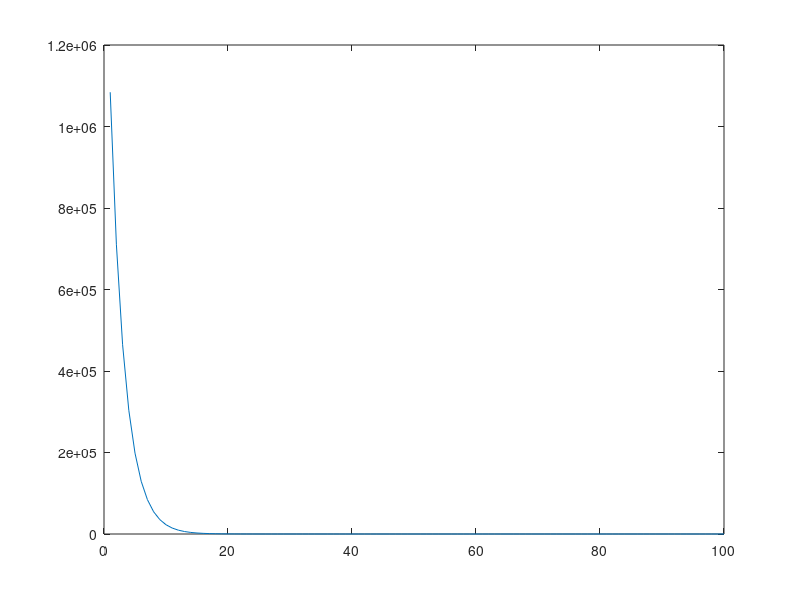

MATLAB code to generate this figure:
% generate some random U vectors
numOfTrueLatentFactors = 5;
numOfUsers = 10;
numOfItems = 20;

% we generate random values for trueU and trueM
trueU = 10*rand(numOfTrueLatentFactors, numOfUsers);
trueM = 10*rand(numOfTrueLatentFactors, numOfItems);

trainRatingsRatio = 0.1;
testRatingsRatio = 0.01;

trainTrueR = zeros(numOfUsers, numOfItems);
testTrueR = zeros(numOfUsers, numOfItems);

for i=1:numOfUsers
    for j=1:numOfItems
        generatedNumber = rand();
        if (generatedNumber < trainRatingsRatio)
            trainTrueR(i, j) = trueU(:, i)' * trueM(:, j);
        else
            if (generatedNumber < (trainRatingsRatio + testRatingsRatio))
                testTrueR(i, j) = trueU(:, i)' * trueM(:, j);
            end
        end
    end
end

for i=1:numOfUsers
    makeChange = 1;
    for j=1:numOfItems
        if (trainTrueR(i, j) > 0)
            makeChange = 0;
            break;
        end
    end
    if (makeChange == 1)
        selected = floor(rand()*numOfItems) + 1;
        %[selected, numOfItems]
        trainTrueR(i, selected) = trueU(:, i)' * trueM(:, selected);
    end
end

for j=1:numOfItems
    makeChange = 1;
    for i=1:numOfUsers
        if (trainTrueR(i, j) > 0)
            makeChange = 0;
            break;
        end
    end
    if (makeChange == 1)
        selected = floor(rand()*numOfUsers) + 1;
        %[selected, numOfUsers]
        trainTrueR(selected, j) = trueU(:, selected)' * trueM(:, j);
    end
end

% we define the number of iterations
numOfLatentFactors = 5;

% we initialize our solution by random
U = rand(numOfLatentFactors, numOfUsers);
M = rand(numOfLatentFactors, numOfItems);

% we make a new matrix where we put 1 if there is rating and 0 if there is
% no ranking
I = zeros(numOfUsers, numOfItems);
for i=1:numOfUsers
    for j=1:numOfItems
        if (trainTrueR(i, j) > 0)
            I(i, j) = 1;
        end
    end
end

numOfRatingsPerUser = zeros(numOfUsers, 1);
numOfRatingsPerItem = zeros(numOfUsers, 1);

for i=1:numOfUsers
    numOfRatingsPerUser(i) = sum(I(i, :));
end

for j=1:numOfItems
    numOfRatingsPerItem(j) = sum(I(:, j));
end


% let's calculate RMSE
rmse = 0;
for i=1:numOfUsers
    sumUser = 0;
    for j=1:numOfItems
        if (I(i, j) == 1)
            prediction = U(:, i)' * M(:, j);
            sumUser = sumUser + (prediction - trainTrueR(i, j)) * (prediction - trainTrueR(i, j));
            rmse = rmse + (prediction - trainTrueR(i, j)) * (prediction - trainTrueR(i, j));
        end
    end
    %fprintf('SUM USER: %f\n', sumUser);
end
    
fprintf('%f\n', rmse);

rmse = 0;
for i=1:numOfUsers
    %predictionError = trainTrueR(i, :) - (U(:, i)' * M) * diag(I(i, :) * eye(numOfItems));
    %rmse = rmse + predictionError * predictionError';
    
    Ri = trainTrueR(i, :);
    Ui = U(:, i);
    dg = diag(I(i, :) * eye(numOfItems));
    rmse = rmse + (Ri - Ui'*M*dg)*(Ri - Ui'*M*dg)';
    %rmse = rmse + Ri*Ri' - Ri*dg*M'*Ui - Ui'*M*dg*Ri'+Ui'*M*dg*dg*M'*Ui;
end

fprintf('%f\n', rmse);

rmse = 0;
for j=1:numOfItems
    
    Rj = trainTrueR(:, j);
    Mj = M(:, j);
    dg = diag(I(:, j)'*eye(numOfUsers));
    %rmse = rmse + (Rj' - Mj'*U*dg)*(Rj' - Mj'*U*dg)';
    rmse = rmse + Rj'*Rj - Rj'*dg*U'*Mj-Mj'*U*dg*Rj+Mj'*U*dg*dg*U'*Mj;
end

fprintf('%f\n', rmse);

% U
% M

alpha = 0.1;
numOfIterations = 100;
lambda = 0.001;

rmsePlot = zeros(numOfIterations, 1);

for iteration=1:numOfIterations
    fprintf('Iteration %d\n', iteration);
    
    newU = zeros(numOfLatentFactors, numOfUsers);
    
    % for each user
    for i=1:numOfUsers
        Ri = trainTrueR(i, :);
        Ui = U(:, i);
        dg = diag(I(i, :) * eye(numOfItems));
        ni = sum(I(i, :));
        g = -M * dg * Ri' + (M * dg * dg * M' + ni * lambda * eye(numOfLatentFactors)) * Ui;
        H = M * dg * dg * M' + ni * lambda * eye(numOfLatentFactors);
        d = H \ g;
        newU(:, i) = U(:, i) - alpha * d;
    end
    
    newM = zeros(numOfLatentFactors, numOfItems);
    
    for j=1:numOfItems
        Rj = trainTrueR(:, j);
        Mj = M(:, j);
        dg = diag(I(:, j)'*eye(numOfUsers));
        nj = sum(I(:, j));
        g = -U * dg * Rj + (U * dg * dg * U' + nj * lambda * eye(numOfLatentFactors)) * Mj;
        H = U * dg * dg * U' + nj * lambda * eye(numOfLatentFactors);
        d = H \ g;
        newM(:, j) = M(:, j) - alpha * d;
    end
    
    U = newU;
    M = newM;
    
    % let's calculate RMSE
    rmse = 0;
    for i=1:numOfUsers
        for j=1:numOfItems
            if (I(i, j) == 1)
                prediction = U(:, i)' * M(:, j);
                rmse = rmse + (prediction - trainTrueR(i, j)) * (prediction - trainTrueR(i, j));
            end
        end
    end
    
    fprintf('%f\n', rmse);
    
    if (rmse < 0.000001)
        fprintf('The algorithm has converged in %d iterations.\n', iteration);
        break;
    end
    
    rmsePlot(iteration) = rmse;
    
end

figure;
plot(rmsePlot);
